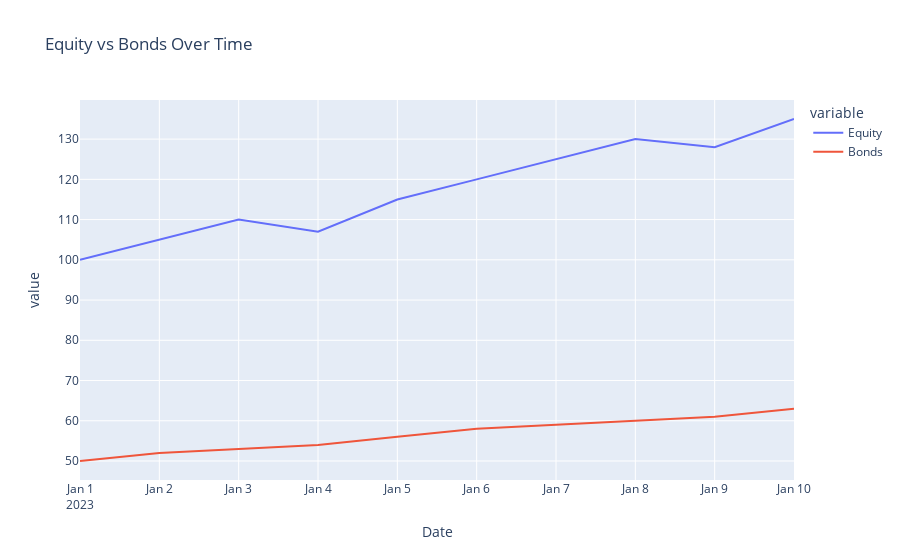

The code cell stored with this chart in its notebook:
### Code cell
# Sample DataFrame
data = {
    'Date': pd.date_range(start='2023-01-01', periods=10, freq='D'),
    'Equity': [100, 105, 110, 107, 115, 120, 125, 130, 128, 135],
    'Bonds': [50, 52, 53, 54, 56, 58, 59, 60, 61, 63]
}

df = pd.DataFrame(data)

# Create a line plot
fig = px.line(df, x='Date', y=['Equity', 'Bonds'], title='Equity vs Bonds Over Time')

# Show the figure
fig.show()

### Figure 1 — Plotly figure (JSON) as saved in the notebook; plotly's stock layout.template omitted (floating-point values rounded to 4 significant figures)
{"data": [{"hovertemplate": "variable=Equity<br>Date=%{x}<br>value=%{y}<extra></extra>", "legendgroup": "Equity", "line": {"color": "#636efa", "dash": "solid"}, "marker": {"symbol": "circle"}, "mode": "lines", "name": "Equity", "orientation": "v", "showlegend": true, "type": "scatter", "x": ["2023-01-01T00:00:00.000000000", "2023-01-02T00:00:00.000000000", "2023-01-03T00:00:00.000000000", "2023-01-04T00:00:00.000000000", "2023-01-05T00:00:00.000000000", "2023-01-06T00:00:00.000000000", "2023-01-07T00:00:00.000000000", "2023-01-08T00:00:00.000000000", "2023-01-09T00:00:00.000000000", "2023-01-10T00:00:00.000000000"], "xaxis": "x", "y": [100, 105, 110, 107, 115, 120, 125, 130, 128, 135], "yaxis": "y"}, {"hovertemplate": "variable=Bonds<br>Date=%{x}<br>value=%{y}<extra></extra>", "legendgroup": "Bonds", "line": {"color": "#EF553B", "dash": "solid"}, "marker": {"symbol": "circle"}, "mode": "lines", "name": "Bonds", "orientation": "v", "showlegend": true, "type": "scatter", "x": ["2023-01-01T00:00:00.000000000", "2023-01-02T00:00:00.000000000", "2023-01-03T00:00:00.000000000", "2023-01-04T00:00:00.000000000", "2023-01-05T00:00:00.000000000", "2023-01-06T00:00:00.000000000", "2023-01-07T00:00:00.000000000", "2023-01-08T00:00:00.000000000", "2023-01-09T00:00:00.000000000", "2023-01-10T00:00:00.000000000"], "xaxis": "x", "y": [50, 52, 53, 54, 56, 58, 59, 60, 61, 63], "yaxis": "y"}], "layout": {"legend": {"title": {"text": "variable"}, "tracegroupgap": 0}, "title": {"text": "Equity vs Bonds Over Time"}, "xaxis": {"anchor": "y", "domain": [0, 1], "title": {"text": "Date"}}, "yaxis": {"anchor": "x", "domain": [0, 1], "title": {"text": "value"}}}}
